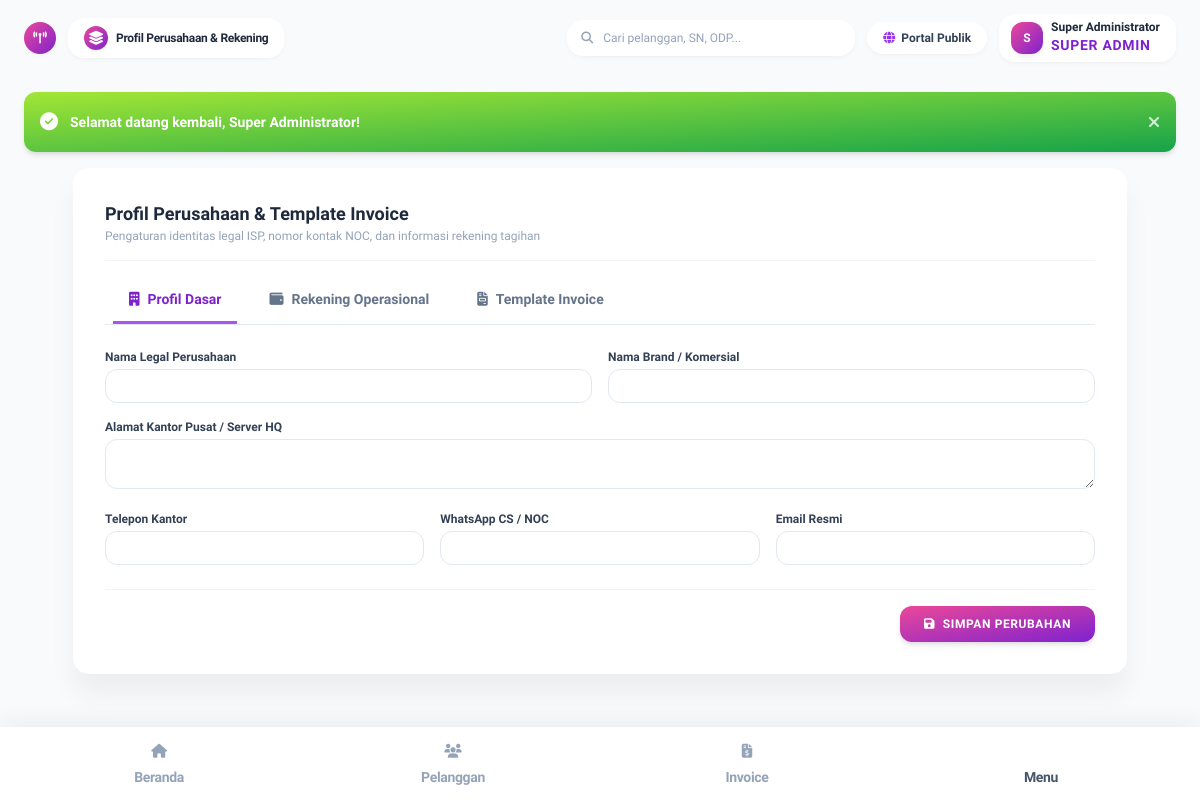
Page /index.php?page=settings_company (signed in) on the earlier database version.
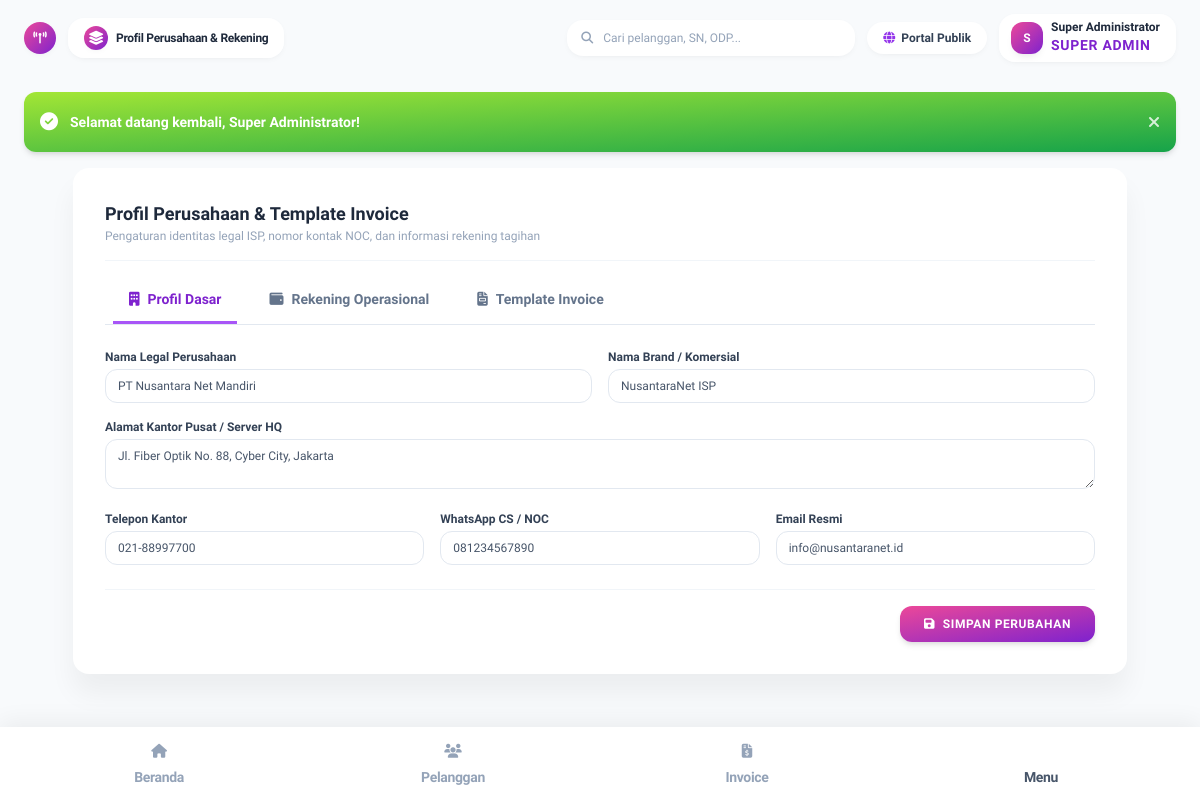
Same page on the later database version.
### tables this page shows
CREATE TABLE company_profile (
    id INTEGER PRIMARY KEY AUTOINCREMENT,
    company_name TEXT NOT NULL DEFAULT 'PT Nusantara Net Mandiri',
    brand_name TEXT NOT NULL DEFAULT 'NusantaraNet ISP',
    logo TEXT,
    address TEXT DEFAULT 'Jl. Fiber Optik No. 88, Cyber City, Jakarta',
    phone TEXT DEFAULT '021-88997700',
    whatsapp TEXT DEFAULT '081234567890',
    email TEXT DEFAULT 'info@nusantaranet.id',
    website TEXT DEFAULT 'https://nusantaranet.id',
    tax_number TEXT DEFAULT '01.234.567.8-901.000',
    bank_account_info TEXT DEFAULT 'BCA: 1234567890 a/n PT Nusantara Net Mandiri',
    invoice_footer TEXT DEFAULT 'Terima kasih telah menggunakan layanan internet berkecepatan tinggi kami.',
    updated_at DATETIME DEFAULT CURRENT_TIMESTAMP
);

### app/Controllers/SettingController.php (called while the page is built, shortened)
<?php
require_once __DIR__ . '/../Helpers/Helper.php';
class SettingController {
    public function company(): void {
        $pdo = getDbConnection();
        $company = $pdo->query("SELECT * FROM company_profile LIMIT 1")->fetch();
        $pageTitle = 'Profil Perusahaan & Rekening';
        require __DIR__ . '/../Views/settings/company.php';
        $content = ob_get_clean();
        require __DIR__ . '/../Views/layouts/main.php';
    }
}

### app/Helpers/Helper.php (called while the page is built, shortened)
<?php
class Helper {
    public static function baseUrl(): string {
        $protocol = (!empty($_SERVER['HTTPS']) && $_SERVER['HTTPS'] !== 'off' || ($_SERVER['SERVER_PORT'] ?? 80) == 443) ? "https://" : "http://";
        $host = $_SERVER['HTTP_HOST'] ?? 'localhost';
        $scriptName = $_SERVER['SCRIPT_NAME'] ?? '';
        $dir = dirname($scriptName);
        return rtrim($protocol . $host . $dir, '/');
    }
    public static function url(string $page = '', array $params = []): string {
        $base = self::baseUrl();
        $query = [];
        if ($page !== '') {
            $query['page'] = $page;
        }
        $query = array_merge($query, $params);
        $queryString = http_build_query($query);
        return $base . '/index.php' . ($queryString ? '?' . $queryString : '');
    }
    public static function asset(string $path): string {
        return self::baseUrl() . '/public/assets/' . ltrim($path, '/');
    }
    public static function e(?string $value): string {
        return htmlspecialchars($value ?? '', ENT_QUOTES, 'UTF-8');
    }
    public static function getFlash(): ?array {
        if (isset($_SESSION['flash'])) {
            $flash = $_SESSION['flash'];
            return $flash;
        }
        return null;
    }
}

### app/Services/AuthService.php (called while the page is built, shortened)
<?php
class AuthService {
    public static function user(): ?array {
        if (!empty($_SESSION['user'])) {
            return $_SESSION['user'];
        }
        return self::tryAutoLoginWithToken();
    }
}

### app/Views/settings/company.php (the view, shortened to what this page needs)
<div class="flex flex-wrap -mx-3">
  <div class="w-full max-w-full px-3 mx-auto lg:w-11/12 xl:w-11/12 transition-all duration-300" id="mainSettingsContainer">
    <div class="relative flex flex-col min-w-0 break-words bg-white shadow-soft-xl rounded-2xl p-6 md:p-8">
      <div class="border-b border-slate-100 pb-4 mb-4">
        <h5 class="font-bold text-slate-800 text-lg">Profil Perusahaan & Template Invoice</h5>
        <p class="text-xs text-slate-400">Pengaturan identitas legal ISP, nomor kontak NOC, dan informasi rekening tagihan</p>
      </div>
      <div class="flex items-center gap-4 border-b border-slate-200 mb-6 px-2 overflow-x-auto hide-scrollbar">
        <button type="button" onclick="switchCompanyTab('profile')" id="tabBtn-profile" class="px-4 py-3 text-sm transition-all border-b-[3px] border-purple-500 text-purple-700 font-black whitespace-nowrap">
          <i class="fa-solid fa-building mr-2"></i>Profil Dasar
        </button>
        <button type="button" onclick="switchCompanyTab('bank')" id="tabBtn-bank" class="px-4 py-3 text-sm transition-all text-slate-500 hover:text-slate-700 border-b-[3px] border-transparent font-semibold whitespace-nowrap">
          <i class="fa-solid fa-wallet mr-2"></i>Rekening Operasional
        </button>
        <button type="button" onclick="switchCompanyTab('invoice')" id="tabBtn-invoice" class="px-4 py-3 text-sm transition-all text-slate-500 hover:text-slate-700 border-b-[3px] border-transparent font-semibold whitespace-nowrap">
          <i class="fa-solid fa-file-invoice mr-2"></i>Template Invoice
        </button>
      </div>
      <form method="POST" action="<?php echo Helper::url('settings_company'); ?>">
        <div id="tab-profile" class="space-y-4 transition-opacity duration-300">
          <div class="grid grid-cols-1 md:grid-cols-2 gap-4">
            <div>
              <label class="font-bold text-xs text-slate-700 block mb-1">Nama Legal Perusahaan</label>
              <input type="text" name="company_name" value="<?php echo Helper::e($company['company_name'] ?? ''); ?>" required class="w-full text-xs px-3 py-2 rounded-xl border border-slate-200 focus:outline-none focus:border-purple-500">
            </div>
            <div>
              <label class="font-bold text-xs text-slate-700 block mb-1">Nama Brand / Komersial</label>
              <input type="text" name="brand_name" value="<?php echo Helper::e($company['brand_name'] ?? ''); ?>" required class="w-full text-xs px-3 py-2 rounded-xl border border-slate-200 focus:outline-none focus:border-purple-500">
            </div>
          </div>
          <div>
            <label class="font-bold text-xs text-slate-700 block mb-1">Alamat Kantor Pusat / Server HQ</label>
            <textarea name="address" rows="2" class="w-full text-xs px-3 py-2 rounded-xl border border-slate-200 focus:outline-none focus:border-purple-500"><?php echo Helper::e($company['address'] ?? ''); ?></textarea>
          </div>
          <div class="grid grid-cols-1 md:grid-cols-3 gap-4">
            <div>
              <label class="font-bold text-xs text-slate-700 block mb-1">Telepon Kantor</label>
              <input type="text" name="phone" value="<?php echo Helper::e($company['phone'] ?? ''); ?>" class="w-full text-xs px-3 py-2 rounded-xl border border-slate-200 focus:outline-none focus:border-purple-500">
            </div>
            <div>
              <label class="font-bold text-xs text-slate-700 block mb-1">WhatsApp CS / NOC</label>
              <input type="text" name="whatsapp" value="<?php echo Helper::e($company['whatsapp'] ?? ''); ?>" class="w-full text-xs px-3 py-2 rounded-xl border border-slate-200 focus:outline-none focus:border-purple-500">
            </div>
            <div>
              <label class="font-bold text-xs text-slate-700 block mb-1">Email Resmi</label>
              <input type="email" name="email" value="<?php echo Helper::e($company['email'] ?? ''); ?>" class="w-full text-xs px-3 py-2 rounded-xl border border-slate-200 focus:outline-none focus:border-purple-500">
            </div>
          </div>
        </div>
        <div class="text-right pt-4 mt-6 border-t border-slate-100">
          <button type="submit" class="px-6 py-2.5 bg-gradient-to-tl from-purple-700 to-pink-500 text-white font-bold text-xs uppercase tracking-wider rounded-xl shadow-soft-md hover:scale-105 transition-all">
            <i class="fa-solid fa-save mr-1"></i> Simpan Perubahan
          </button>
        </div>
      </form>
    </div>
  </div>
</div>

### index.php (shortened to what this page needs)
<?php
require_once __DIR__ . '/app/Helpers/Helper.php';
require_once __DIR__ . '/app/Services/AuthService.php';
require_once __DIR__ . '/app/Controllers/SettingController.php';
$page = $_GET['page'] ?? 'landing';
switch ($page) {
    case 'settings_company':
        (new SettingController())->company();
        break;
}

### app/Views/layouts/main.php (shortened to what this page needs)
<!DOCTYPE html>
<html lang="id">
<head>
  <link rel="stylesheet" href="https://cdnjs.cloudflare.com/ajax/libs/font-awesome/6.5.2/css/all.min.css" />
  <link href="<?php echo Helper::asset('css/nucleo-icons.css'); ?>" rel="stylesheet" />
  <link href="<?php echo Helper::asset('css/nucleo-svg.css'); ?>" rel="stylesheet" />
  <script src="https://cdn.tailwindcss.com"></script>
</head>
<body class="m-0 font-sans antialiased font-normal text-sm leading-normal bg-slate-50 text-slate-600 min-h-screen">
  <div class="xl:ml-72 min-h-screen flex flex-col justify-between transition-all duration-300">
    <div>
      <?php require __DIR__ . '/../partials/navbar.php'; ?>
      <main class="w-full px-4 sm:px-6 py-4 mx-auto max-w-[1600px] pb-24 xl:pb-6">
        <?php require __DIR__ . '/../partials/alerts.php'; ?>
        <?php echo $content ?? ''; ?>
      </main>
    </div>
  </div>
  <?php require __DIR__ . '/../partials/mobile_nav.php'; ?>
</body>
</html>

### app/Views/partials/navbar.php (shortened to what this page needs)
<?php
$user = AuthService::user();
$pageTitle = $pageTitle ?? 'Dashboard Utama';
?>
<nav class="sticky top-0 z-30 w-full px-4 sm:px-6 py-2.5 sm:py-3.5 mx-auto max-w-[1600px] flex items-center justify-between">
  <div class="flex items-center gap-2 sm:gap-3">
    <a href="<?php echo Helper::url('dashboard'); ?>" class="xl:hidden flex items-center justify-center w-8 h-8 rounded-2xl bg-gradient-to-tl from-purple-700 to-pink-500 text-white shadow-soft-xs text-xs">
      <i class="fa-solid fa-tower-broadcast"></i>
    </a>
    <div class="flex items-center gap-2 px-3.5 sm:px-4 py-1.5 sm:py-2 bg-white/90 backdrop-blur-md rounded-2xl shadow-soft-xs">
      <div class="w-5 h-5 sm:w-6 sm:h-6 rounded-xl bg-gradient-to-tl from-purple-700 to-pink-500 text-white flex items-center justify-center text-3xs shadow-soft-xs shrink-0">
        <i class="fa-solid fa-layer-group"></i>
      </div>
      <span class="text-2xs sm:text-xs font-black text-slate-800 tracking-tight leading-none truncate max-w-[150px] sm:max-w-none"><?php echo Helper::e($pageTitle); ?></span>
    </div>
  </div>
  <div class="flex items-center gap-2 sm:gap-3">
    <div class="relative hidden md:block w-72">
      <span class="absolute inset-y-0 left-0 flex items-center pl-3.5 pointer-events-none text-slate-400">
      </span>
      <input type="text" placeholder="Cari pelanggan, SN, ODP..." class="w-full text-xs pl-9 pr-3.5 py-2.5 rounded-2xl bg-white focus:outline-none focus:ring-2 focus:ring-purple-500/20 shadow-soft-xs placeholder:text-slate-400">
    </div>
    <a href="<?php echo Helper::url('landing'); ?>" target="_blank" class="px-3 sm:px-4 py-1.5 sm:py-2 text-2xs sm:text-xs font-bold text-slate-700 bg-white hover:bg-slate-50 rounded-2xl shadow-soft-xs transition-colors flex items-center gap-1.5">
      <i class="fa-solid fa-globe text-purple-600"></i>
      <span class="hidden sm:inline">Portal Publik</span>
    </a>
    <div class="flex items-center gap-2 px-2.5 sm:px-3 py-1 sm:py-1.5 bg-white/90 backdrop-blur-md rounded-2xl shadow-soft-xs">
      <div class="w-7 h-7 sm:w-8 sm:h-8 rounded-xl bg-gradient-to-tl from-purple-700 to-pink-500 text-white flex items-center justify-center font-black text-2xs sm:text-xs shadow-soft-sm shrink-0">
        <?php echo strtoupper(substr($user['name'] ?? 'A', 0, 1)); ?>
      </div>
      <div class="hidden sm:block text-left pr-1">
        <span class="text-xs font-bold text-slate-800 block leading-tight"><?php echo Helper::e($user['name'] ?? 'Admin'); ?></span>
        <span class="text-3xs text-purple-700 font-extrabold block uppercase tracking-wider"><?php echo Helper::e($user['role_display'] ?? $user['role_name'] ?? 'Super Admin'); ?></span>
      </div>
    </div>
  </div>
</nav>

### app/Views/partials/alerts.php
<?php
$flash = Helper::getFlash();
if ($flash):
    $type = $flash['type'];
    $message = $flash['message'];
    $colors = [
        'success' => 'bg-gradient-to-tl from-green-600 to-lime-400 text-white',
        'error' => 'bg-gradient-to-tl from-red-600 to-rose-400 text-white',
        'warning' => 'bg-gradient-to-tl from-orange-500 to-yellow-400 text-white',
        'info' => 'bg-gradient-to-tl from-blue-600 to-cyan-400 text-white',
    ];
    $icon = [
        'success' => 'fa-circle-check',
        'error' => 'fa-triangle-exclamation',
        'warning' => 'fa-circle-exclamation',
        'info' => 'fa-circle-info',
    ];
    $colorClass = $colors[$type] ?? $colors['info'];
    $iconClass = $icon[$type] ?? $icon['info'];
?>
<div class="relative p-4 mb-4 text-sm rounded-xl <?php echo $colorClass; ?> shadow-soft-md flex items-center justify-between transition-all duration-300">
    <div class="flex items-center">
        <i class="fa-solid <?php echo $iconClass; ?> mr-3 text-lg"></i>
        <span class="font-semibold"><?php echo Helper::e($message); ?></span>
    </div>
    <button type="button" onclick="this.parentElement.remove()" class="text-white opacity-80 hover:opacity-100 transition-opacity">
        <i class="fa-solid fa-xmark text-base"></i>
    </button>
</div>
<?php endif; ?>

### app/Views/partials/mobile_nav.php (shortened to what this page needs)
<?php
$currentPage = $_GET['page'] ?? 'dashboard';
function mobileNavItem(string $page, string $label, string $icon, string $currentPage): string {
    $isActive = ($currentPage === $page);
    $url = Helper::url($page);
    return <<<HTML
    <a href="{$url}" class="flex flex-col items-center justify-center flex-1 py-1 text-slate-400 hover:text-slate-700 transition-all">
      <div class="w-10 h-7 flex items-center justify-center text-sm mb-0.5">
        <i class="fa-solid {$icon}"></i>
      </div>
      <span class="text-3xs font-semibold tracking-tight">{$label}</span>
    </a>
HTML;
}
?>
<div class="fixed bottom-0 inset-x-0 z-40 bg-white/95 backdrop-blur-2xl shadow-[0_-5px_25px_rgba(0,0,0,0.06)] xl:hidden px-3 py-1.5 flex items-center justify-around pb-[max(0.5rem,env(safe-area-inset-bottom))]">
  <?php echo mobileNavItem('dashboard', 'Beranda', 'fa-house', $currentPage); ?>
  <?php echo mobileNavItem('customers', 'Pelanggan', 'fa-users', $currentPage); ?>
  <?php echo mobileNavItem('invoices', 'Invoice', 'fa-file-invoice-dollar', $currentPage); ?>
  <button type="button" onclick="openMobileMenuSheet()" class="flex flex-col items-center justify-center flex-1 py-1 text-slate-400 hover:text-slate-700 transition-all">
    <div class="w-10 h-7 flex items-center justify-center text-sm mb-0.5">
    </div>
    <span class="text-3xs font-semibold tracking-tight text-slate-600">Menu</span>
  </button>
</div>

### app/Views/layouts/main.php (style rules this page uses)
body { font-family: 'Plus Jakarta Sans', sans-serif; background-color: #f8fafc; -webkit-tap-highlight-color: transparent; }

Differences in the rows shown:
added company_profile: company_name "PT Nusantara Net Mandiri", brand_name "NusantaraNet ISP", address "Jl. Fiber Optik No. 88, Cyber City, Jakarta", phone "021-88997700", whatsapp "081234567890", email "info@nusantaranet.id"
